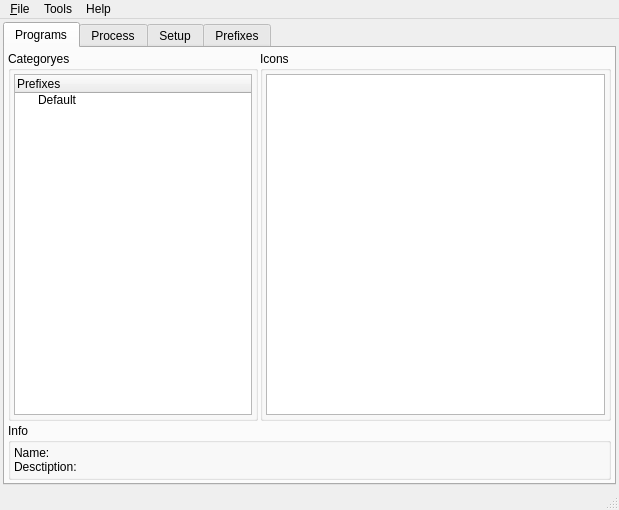
<ui version="4.0" >
 <author>Malakhov A.S. aka Brezerk</author>
 <class>MainWindow</class>
 <widget class="QMainWindow" name="MainWindow" >
  <property name="geometry" >
   <rect>
    <x>0</x>
    <y>0</y>
    <width>619</width>
    <height>510</height>
   </rect>
  </property>
  <property name="windowTitle" >
   <string>%1 :. Qt4 GUI for Wine v%2</string>
  </property>
  <widget class="QWidget" name="centralwidget" >
   <layout class="QGridLayout" >
    <item row="0" column="0" >
     <widget class="QTabWidget" name="tbwGeneral" >
      <property name="currentIndex" >
       <number>0</number>
      </property>
      <widget class="QWidget" name="tab" >
       <attribute name="title" >
        <string>Programs</string>
       </attribute>
       <layout class="QGridLayout" >
        <item row="0" column="0" >
         <widget class="QGroupBox" name="gbCategoryes" >
          <property name="minimumSize" >
           <size>
            <width>250</width>
            <height>0</height>
           </size>
          </property>
          <property name="maximumSize" >
           <size>
            <width>250</width>
            <height>16777215</height>
           </size>
          </property>
          <property name="title" >
           <string>Сategoryes</string>
          </property>
          <layout class="QGridLayout" >
           <item row="0" column="0" >
            <widget class="QTreeWidget" name="twPrograms" >
             <property name="contextMenuPolicy" >
              <enum>Qt::CustomContextMenu</enum>
             </property>
             <property name="acceptDrops" >
              <bool>true</bool>
             </property>
             <property name="autoExpandDelay" >
              <number>0</number>
             </property>
             <property name="itemsExpandable" >
              <bool>true</bool>
             </property>
             <column>
              <property name="text" >
               <string>Prefixes</string>
              </property>
             </column>
             <item>
              <property name="text" >
               <string>Default</string>
              </property>
             </item>
            </widget>
           </item>
          </layout>
         </widget>
        </item>
        <item row="0" column="1" >
         <widget class="QGroupBox" name="gbIcons" >
          <property name="title" >
           <string>Icons</string>
          </property>
          <layout class="QGridLayout" >
           <item row="0" column="0" >
            <widget class="QListWidget" name="lstIcons" >
             <property name="contextMenuPolicy" >
              <enum>Qt::CustomContextMenu</enum>
             </property>
             <property name="selectionMode" >
              <enum>QAbstractItemView::ExtendedSelection</enum>
             </property>
             <property name="iconSize" >
              <size>
               <width>64</width>
               <height>64</height>
              </size>
             </property>
             <property name="textElideMode" >
              <enum>Qt::ElideNone</enum>
             </property>
             <property name="movement" >
              <enum>QListView::Snap</enum>
             </property>
             <property name="resizeMode" >
              <enum>QListView::Adjust</enum>
             </property>
             <property name="gridSize" >
              <size>
               <width>80</width>
               <height>80</height>
              </size>
             </property>
             <property name="viewMode" >
              <enum>QListView::IconMode</enum>
             </property>
             <property name="uniformItemSizes" >
              <bool>false</bool>
             </property>
             <property name="wordWrap" >
              <bool>false</bool>
             </property>
             <property name="selectionRectVisible" >
              <bool>true</bool>
             </property>
            </widget>
           </item>
          </layout>
         </widget>
        </item>
        <item row="1" column="0" colspan="2" >
         <widget class="QGroupBox" name="gbInfo" >
          <property name="title" >
           <string>Info</string>
          </property>
          <layout class="QGridLayout" >
           <item row="0" column="0" >
            <widget class="QLabel" name="lblInfo" >
             <property name="text" >
              <string>Name:&lt;br>Desctiption:</string>
             </property>
            </widget>
           </item>
          </layout>
         </widget>
        </item>
       </layout>
      </widget>
      <widget class="QWidget" name="tab_2" >
       <attribute name="title" >
        <string>Process</string>
       </attribute>
       <layout class="QVBoxLayout" >
        <item>
         <widget class="QFrame" name="tlbProccess" >
          <property name="minimumSize" >
           <size>
            <width>16</width>
            <height>40</height>
           </size>
          </property>
          <property name="maximumSize" >
           <size>
            <width>16777215</width>
            <height>40</height>
           </size>
          </property>
          <property name="frameShape" >
           <enum>QFrame::NoFrame</enum>
          </property>
          <property name="frameShadow" >
           <enum>QFrame::Raised</enum>
          </property>
         </widget>
        </item>
        <item>
         <widget class="QTableWidget" name="tableProc" >
          <property name="selectionMode" >
           <enum>QAbstractItemView::SingleSelection</enum>
          </property>
          <property name="selectionBehavior" >
           <enum>QAbstractItemView::SelectRows</enum>
          </property>
          <property name="sortingEnabled" >
           <bool>false</bool>
          </property>
          <column>
           <property name="text" >
            <string>PID</string>
           </property>
          </column>
          <column>
           <property name="text" >
            <string>Name</string>
           </property>
          </column>
          <column>
           <property name="text" >
            <string>Ni</string>
           </property>
          </column>
          <column>
           <property name="text" >
            <string>Prefix</string>
           </property>
          </column>
         </widget>
        </item>
        <item>
         <widget class="QLabel" name="lblProcInfo" >
          <property name="text" >
           <string>Total procces:</string>
          </property>
          <property name="margin" >
           <number>3</number>
          </property>
         </widget>
        </item>
       </layout>
      </widget>
      <widget class="QWidget" name="tab_3" >
       <attribute name="title" >
        <string>Setup</string>
       </attribute>
       <layout class="QGridLayout" >
        <item row="0" column="0" >
         <widget class="QGroupBox" name="gbSelPrefix" >
          <property name="title" >
           <string>Current Prefix</string>
          </property>
          <layout class="QGridLayout" >
           <item row="0" column="0" >
            <widget class="QComboBox" name="cbPrefixes" >
             <item>
              <property name="text" >
               <string>Default (Windows XP)</string>
              </property>
             </item>
            </widget>
           </item>
           <item row="0" column="1" >
            <widget class="QPushButton" name="cmdManagePrefixes" >
             <property name="maximumSize" >
              <size>
               <width>160</width>
               <height>16777215</height>
              </size>
             </property>
             <property name="text" >
              <string>Manage</string>
             </property>
            </widget>
           </item>
          </layout>
         </widget>
        </item>
        <item row="1" column="0" >
         <widget class="QGroupBox" name="gbWineSetup" >
          <property name="title" >
           <string>Options</string>
          </property>
          <layout class="QGridLayout" >
           <item row="0" column="0" >
            <widget class="QTabWidget" name="twWineSetup" >
             <property name="currentIndex" >
              <number>0</number>
             </property>
             <widget class="QWidget" name="tab_4" >
              <attribute name="title" >
               <string>Base setup</string>
              </attribute>
              <layout class="QVBoxLayout" >
               <item>
                <widget class="QLabel" name="label" >
                 <property name="text" >
                  <string>&lt;!DOCTYPE HTML PUBLIC "-//W3C//DTD HTML 4.0//EN" "http://www.w3.org/TR/REC-html40/strict.dtd">
&lt;html>&lt;head>&lt;meta name="qrichtext" content="1" />&lt;style type="text/css">
p, li { white-space: pre-wrap; }
&lt;/style>&lt;/head>&lt;body style=" font-family:'Fixed [Misc]'; font-size:11pt; font-weight:400; font-style:normal;">
&lt;p align="justify" style=" margin-top:12px; margin-bottom:12px; margin-left:0px; margin-right:0px; -qt-block-indent:0; text-indent:0px;">This is the point where you have to start when creating new empty prefix. You can also create a new or update an old fake Windows drive.&lt;/p>&lt;/body>&lt;/html></string>
                 </property>
                 <property name="wordWrap" >
                  <bool>true</bool>
                 </property>
                </widget>
               </item>
               <item>
                <widget class="QPushButton" name="cmdCreateFake" >
                 <property name="enabled" >
                  <bool>true</bool>
                 </property>
                 <property name="text" >
                  <string>Create Fake Drive</string>
                 </property>
                </widget>
               </item>
               <item>
                <widget class="QPushButton" name="cmdUpdateFake" >
                 <property name="enabled" >
                  <bool>true</bool>
                 </property>
                 <property name="text" >
                  <string>Update Fake Drive</string>
                 </property>
                </widget>
               </item>
               <item>
                <spacer>
                 <property name="orientation" >
                  <enum>Qt::Vertical</enum>
                 </property>
                 <property name="sizeHint" stdset="0" >
                  <size>
                   <width>535</width>
                   <height>71</height>
                  </size>
                 </property>
                </spacer>
               </item>
              </layout>
             </widget>
             <widget class="QWidget" name="tab_5" >
              <attribute name="title" >
               <string>System Software</string>
              </attribute>
              <layout class="QVBoxLayout" >
               <item>
                <widget class="QLabel" name="label_2" >
                 <property name="text" >
                  <string>Hi. No functions here. It'l be implemented at v.0.120.</string>
                 </property>
                </widget>
               </item>
               <item>
                <spacer>
                 <property name="orientation" >
                  <enum>Qt::Vertical</enum>
                 </property>
                 <property name="sizeHint" stdset="0" >
                  <size>
                   <width>20</width>
                   <height>40</height>
                  </size>
                 </property>
                </spacer>
               </item>
              </layout>
             </widget>
             <widget class="QWidget" name="tab_6" >
              <attribute name="title" >
               <string>Core fonts</string>
              </attribute>
              <layout class="QVBoxLayout" >
               <item>
                <widget class="QLabel" name="label_3" >
                 <property name="text" >
                  <string>Hi. No functions here. It'l be implemented at v.0.120.</string>
                 </property>
                </widget>
               </item>
               <item>
                <spacer>
                 <property name="orientation" >
                  <enum>Qt::Vertical</enum>
                 </property>
                 <property name="sizeHint" stdset="0" >
                  <size>
                   <width>20</width>
                   <height>40</height>
                  </size>
                 </property>
                </spacer>
               </item>
              </layout>
             </widget>
            </widget>
           </item>
          </layout>
         </widget>
        </item>
       </layout>
      </widget>
      <widget class="QWidget" name="tab_8" >
       <attribute name="title" >
        <string>Prefixes</string>
       </attribute>
       <layout class="QVBoxLayout" >
        <item>
         <widget class="QFrame" name="tlbPrefix" >
          <property name="minimumSize" >
           <size>
            <width>16</width>
            <height>40</height>
           </size>
          </property>
          <property name="maximumSize" >
           <size>
            <width>16777215</width>
            <height>40</height>
           </size>
          </property>
          <property name="frameShape" >
           <enum>QFrame::NoFrame</enum>
          </property>
          <property name="frameShadow" >
           <enum>QFrame::Raised</enum>
          </property>
         </widget>
        </item>
        <item>
         <widget class="QTableWidget" name="tablePrefix" >
          <property name="selectionMode" >
           <enum>QAbstractItemView::SingleSelection</enum>
          </property>
          <property name="selectionBehavior" >
           <enum>QAbstractItemView::SelectRows</enum>
          </property>
          <column>
           <property name="text" >
            <string>Name</string>
           </property>
          </column>
          <column>
           <property name="text" >
            <string>Version</string>
           </property>
          </column>
          <column>
           <property name="text" >
            <string>Path</string>
           </property>
          </column>
         </widget>
        </item>
       </layout>
      </widget>
     </widget>
    </item>
   </layout>
  </widget>
  <widget class="QMenuBar" name="menubar" >
   <property name="geometry" >
    <rect>
     <x>0</x>
     <y>0</y>
     <width>619</width>
     <height>26</height>
    </rect>
   </property>
   <widget class="QMenu" name="menu_File" >
    <property name="title" >
     <string>&amp;File</string>
    </property>
    <addaction name="mainRun" />
    <addaction name="mainInstall" />
    <addaction name="separator" />
    <addaction name="mainOptions" />
    <addaction name="separator" />
    <addaction name="mainExit" />
   </widget>
   <widget class="QMenu" name="menuHelp" >
    <property name="title" >
     <string>Help</string>
    </property>
    <addaction name="mainAbout" />
    <addaction name="mainAboutQt" />
    <addaction name="separator" />
    <addaction name="mainHandbook" />
   </widget>
   <widget class="QMenu" name="menuTools" >
    <property name="title" >
     <string>Tools</string>
    </property>
    <addaction name="mainPrograms" />
    <addaction name="mainProcess" />
    <addaction name="mainSetup" />
    <addaction name="mainPrefix" />
    <addaction name="separator" />
    <addaction name="mainExportIcons" />
   </widget>
   <addaction name="menu_File" />
   <addaction name="menuTools" />
   <addaction name="menuHelp" />
  </widget>
  <widget class="QStatusBar" name="statusbar" />
  <action name="action_Import" >
   <property name="text" >
    <string>&amp;Import</string>
   </property>
  </action>
  <action name="action_Export" >
   <property name="text" >
    <string>&amp;Export</string>
   </property>
  </action>
  <action name="mainRun" >
   <property name="text" >
    <string>&amp;Run...</string>
   </property>
  </action>
  <action name="mainExit" >
   <property name="text" >
    <string>E&amp;xit</string>
   </property>
  </action>
  <action name="mainAbout" >
   <property name="text" >
    <string>&amp;About</string>
   </property>
  </action>
  <action name="mainHandbook" >
   <property name="text" >
    <string>Handbook</string>
   </property>
  </action>
  <action name="mainAboutQt" >
   <property name="text" >
    <string>About Qt</string>
   </property>
  </action>
  <action name="mainInstall" >
   <property name="text" >
    <string>Instal wizard</string>
   </property>
  </action>
  <action name="mainPrograms" >
   <property name="text" >
    <string>Programs</string>
   </property>
  </action>
  <action name="mainProcess" >
   <property name="text" >
    <string>Process</string>
   </property>
  </action>
  <action name="mainSetup" >
   <property name="text" >
    <string>Setup</string>
   </property>
  </action>
  <action name="mainPrefix" >
   <property name="text" >
    <string>Prefixes</string>
   </property>
  </action>
  <action name="mainExportIcons" >
   <property name="text" >
    <string>Export icons</string>
   </property>
  </action>
  <action name="mainOptions" >
   <property name="text" >
    <string>Options</string>
   </property>
  </action>
 </widget>
 <layoutdefault spacing="2" margin="3" />
 <resources>
  <include location="k4wine.qrc" />
 </resources>
 <connections/>
 <designerdata>
  <property name="gridDeltaX" >
   <number>5</number>
  </property>
  <property name="gridDeltaY" >
   <number>5</number>
  </property>
  <property name="gridSnapX" >
   <bool>true</bool>
  </property>
  <property name="gridSnapY" >
   <bool>true</bool>
  </property>
  <property name="gridVisible" >
   <bool>true</bool>
  </property>
 </designerdata>
</ui>
